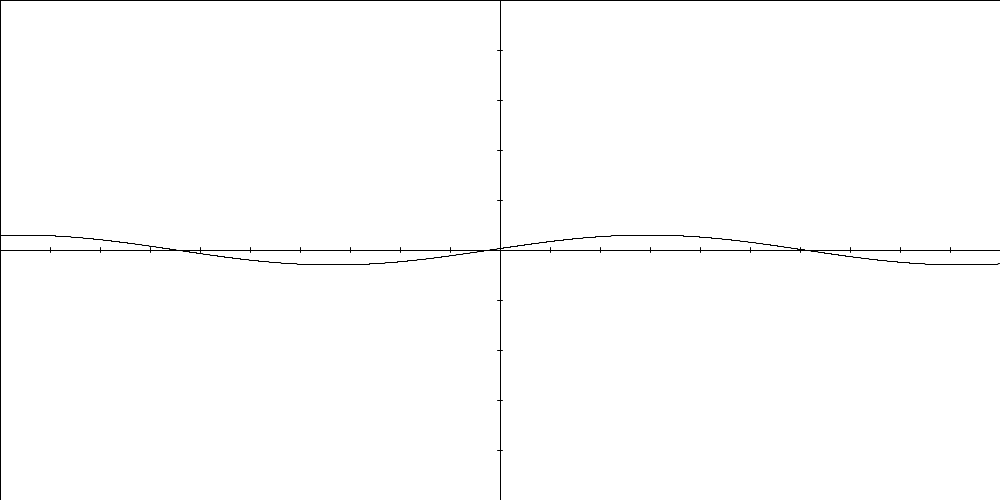
Frame 1 (no input)
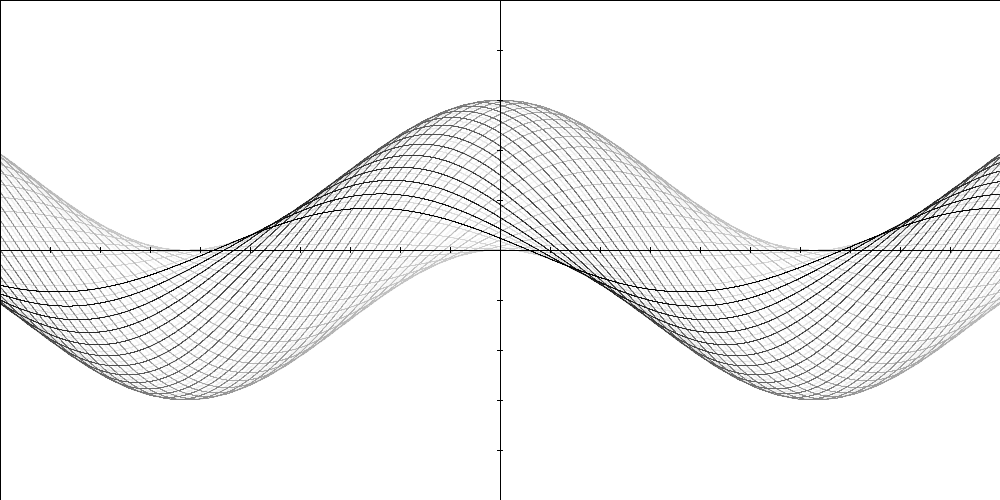
Frame 60 (the mouse pressed at the canvas centre just before this capture)
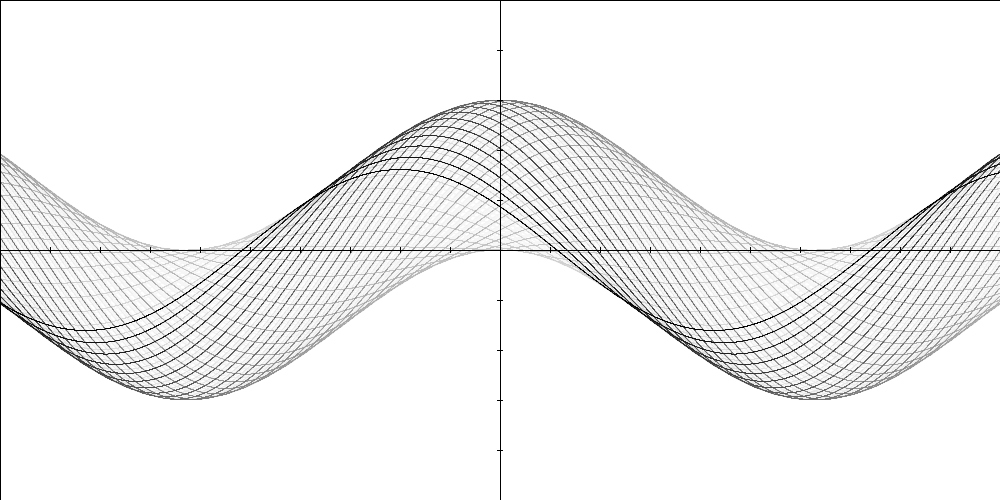
Frame 120 (the mouse held since frame 60 and released just before this capture)

The Processing sketch that drew these frames (run headless with seeded random() and noise(); from frame 60 on, the mouse is pressed at the canvas centre):

// Processing sketch: Graphing
// ── Graphing.pde
float t= 0;
void setup(){
  size(1000,500);
  pixelDensity(2);
  background(255);
}


void draw(){
  fill(255,15);
  rect(0,0,width,height);
  
  Axes a = new Axes(-10,10,-5,5,1,1);  
  a.display();
  
  // Generating the dataset
  float[] xCoords = range(-10,10,0.01);
  float[] yCoords = new float[xCoords.length];
  t += 0.1;
  
  for(int i = 0; i < xCoords.length; i++){
    yCoords[i] = 3*sin(t)*sin(0.5*xCoords[i] + t); 
  }
  
  Plot p = new Plot(xCoords,yCoords);
  p.display();
}


float[] range(float min, float max, float step){
  int size = (int)((max - min)/step);
  float entry = min;
  float[] array = new float[size];
    for(int i = 0; i < size; i++){
      array[i] = entry;
      entry += step;
    }
  return array;
}  


/**
Provides methods for plotting a set of points, as well as connecting them
Has issues if the domain (the x values) do not always yield y values, specifically
with the sqrt function and negative values. I'm not quite sure how to address this as of now. 
**/
class Plot{
  float[] xCoords;
  float[] yCoords;
  float pointWidth = 6.0;
  float curveWidth = 1.0;
  boolean isSmooth = true; // defaults to smooth plot
  float scaleFactor = 50.0;
  
  public Plot(float[] xCoords, float[] yCoords){
     if(xCoords.length != yCoords.length){
        System.out.println("Not equal number of x and y coordinates"); 
        return;
     }
     this.xCoords = xCoords;
     this.yCoords = yCoords;
  }
  
  public void display(){
    if(isSmooth){
       displaySmooth(); 
    }
    else{
      displayNoSmooth(); // displays only points, does not connect them
    }
  }
  
  public void displaySmooth(){
    // Plot each point
    strokeWeight(curveWidth);
    noFill();
    pushMatrix();
    translate(width/2, height/2);
    beginShape();
    curveVertex(scaleFactor*xCoords[0], -1 * scaleFactor * yCoords[0]);
     for(int i = 0; i < xCoords.length; i++){
         curveVertex(scaleFactor * xCoords[i], -1 * scaleFactor * yCoords[i]);
     }
    curveVertex(scaleFactor*xCoords[xCoords.length-1], -1 * scaleFactor * yCoords[xCoords.length-1]);
    endShape();
    popMatrix();
  }
  
  public void displayNoSmooth(){
     // Plot each point
     strokeWeight(pointWidth);
     pushMatrix();
     translate(width/2, height/2);
     for(int i = 0; i < xCoords.length; i++){
         point(scaleFactor * xCoords[i], -1 * scaleFactor * yCoords[i]);
     }
     popMatrix();
  }
}

class PolarPlot{
  float[] rCoords;
  float[] tCoords;
  float pointWidth = 6.0;
  float curveWidth = 1.0;
  boolean isSmooth = true; // defaults to smooth plot
  float scaleFactor = 50.0;
  int len;
  
  public PolarPlot(float[] rCoords, float[] tCoords){
     if(rCoords.length != tCoords.length){
        System.out.println("Not equal number of x and y coordinates"); 
        return;
     }
     this.rCoords = rCoords;
     this.tCoords = tCoords;
     len = rCoords.length;
     
  }
  
  public void displaySmooth(){
    strokeWeight(curveWidth);
    noFill();
    pushMatrix();
    translate(width/2, height/2);
    beginShape();
    curveVertex(scaleFactor*rCoords[0]*cos(tCoords[0]),
                -1 * scaleFactor * rCoords[0] * sin(tCoords[0]));
     for(int i = 0; i < len; i++){
         float x = rCoords[i]*cos(tCoords[i]);
         float y = rCoords[i]*sin(tCoords[i]);
         curveVertex(scaleFactor * x, -1 * scaleFactor * y);
     }
    curveVertex(scaleFactor*rCoords[len-1]*cos(tCoords[len-1]),
            -1 * scaleFactor * rCoords[len-1] * sin(tCoords[len-1]));
    endShape();
    popMatrix();
  }
}

/**
This class provides methods for drawing lines. 
Still a work in progress. 
**/
class Line{
  float scaleFactor;  // 
  float rVal, gVal, bVal;
  float thickness;
  boolean dashed = false;
  
  PVector start; // Starting point 
  PVector end; // Ending point
  
  
  public Line(float x1, float y1, float x2, float y2){
    start = new PVector(x1,-y1);
    end = new PVector(x2,-y2);
    
     // scaleFactor defaults to 50.00 
     // This means that one unit of length corresponds to fifty pixels
     // pixelWeight defaults to 2.00, i.e. all lines are 2 pixels wide
     scaleFactor = 50.00; 
     thickness = 1.00;
     
    // scale the line
    start.mult(50);
    end.mult(50);
  }
  
  public Line(float x1, float y1, float x2, float y2, float rVal, float gVal, float bVal){
    this(x1, y1, x2, y2);
    this.rVal = rVal;
    this.gVal = gVal;
    this.bVal = bVal;
  }
  
  // Draws the line on the canvas
  public void display(){
     strokeWeight(thickness); // sets thickness of lines
     stroke(rVal,gVal,bVal);
     pushMatrix(); // start transformation
     
     translate(width/2,height/2); // moves origin to center of screen
     line(start.x, start.y, end.x, end.y); // draws the line
     
     popMatrix(); // end transformation
  }
  
  // Returns the a PVector at the midPoint of 
  public PVector getMidpoint(){
      return new PVector((start.x + end.x)/2, (start.y + end.y)/2);
  }
  
  public void setScale(float scaleFactor){
     // Normalize the vector
     
     // set new scaleFactor and multiply
     this.scaleFactor = scaleFactor;  
  }
  
  // set pixelWeight
  public void setThickness(float thickness){
     this.thickness = thickness;
  }
}

class Axes{
  
   float scaleFactor = 50.0;
   Line xAxis;
   Line yAxis;
   float xStep, yStep;
   float xMin, xMax, yMin, yMax;
   float tickHeight = 0.1;

   public Axes(float xMin, float xMax, float yMin, float yMax, float xStep, float yStep){
     xAxis = new Line(xMin, 0, xMax, 0);
     yAxis = new Line(0, yMin, 0, yMax);
     this.xStep = xStep;
     this.yStep = yStep;
     this.xMin = xMin;
     this.xMax = xMax;
     this.yMin = yMin;
     this.yMax = yMax;
   }
   
   public void display(){
     xAxis.display();
     yAxis.display();
     drawTicks();
   }
   
   private void drawTicks(){
      int xTickMin = (int)(xMin/xStep);
      int xTickMax = (int)(xMax/xStep);
      for(int i = xTickMin; i <= xTickMax; i++){
         Line tick = new Line(i*xStep, -tickHeight/2 , i*xStep, tickHeight/2);
         tick.display();
      }
      
      int yTickMin = (int)(yMin/yStep);
      int yTickMax = (int)(yMax/yStep);
      for(int i = yTickMin; i <= yTickMax; i++){
         Line tick = new Line(-tickHeight/2,i*yStep,tickHeight/2,i*yStep);
         tick.display();
      }
   }
  
  
}
